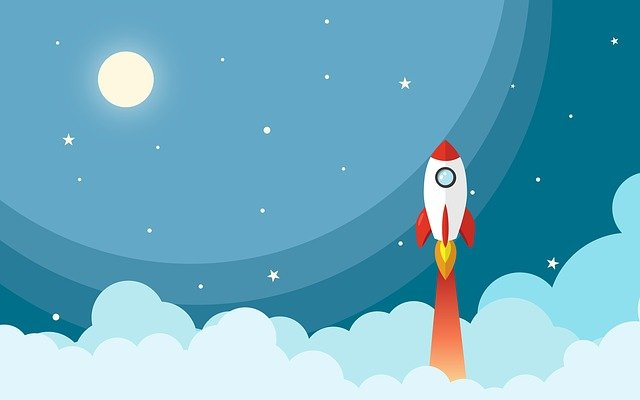
#> input picture poster.jpg, 640 x 400 px
$ python greeting.py
#> lines starting #> are read from the running program, lines starting #| are printed output that depends on the picture
import cv2
import numpy as np

poster = cv2.imread("poster.jpg")
#> poster is the input picture: shape (400, 640, 3); mean B, G, R 194.6, 172.6, 108.6
print(poster.shape)
#| (400, 640, 3)

rocket = poster[130:380, 390: 510]
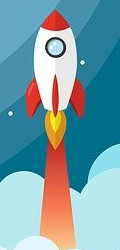
#> rocket: shape (250, 120, 3); mean B, G, R 169.5, 159.9, 120.8

poster[150:400, 200:320] = rocket
cv2.putText(poster, "Cropped Image using NumPy", (40, 40), cv2.FONT_HERSHEY_COMPLEX, 1, (0,0,255), 1)
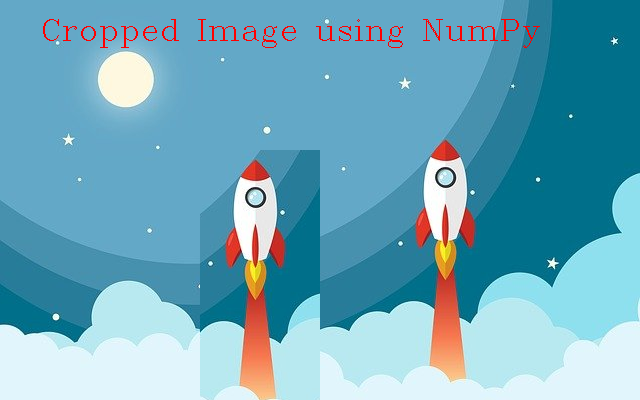
#> poster: shape (400, 640, 3); mean B, G, R 188.8, 168.4, 108.7
cv2.imshow("poster", poster)

cv2.imshow("rocket", rocket)
cv2.waitKey(0)
